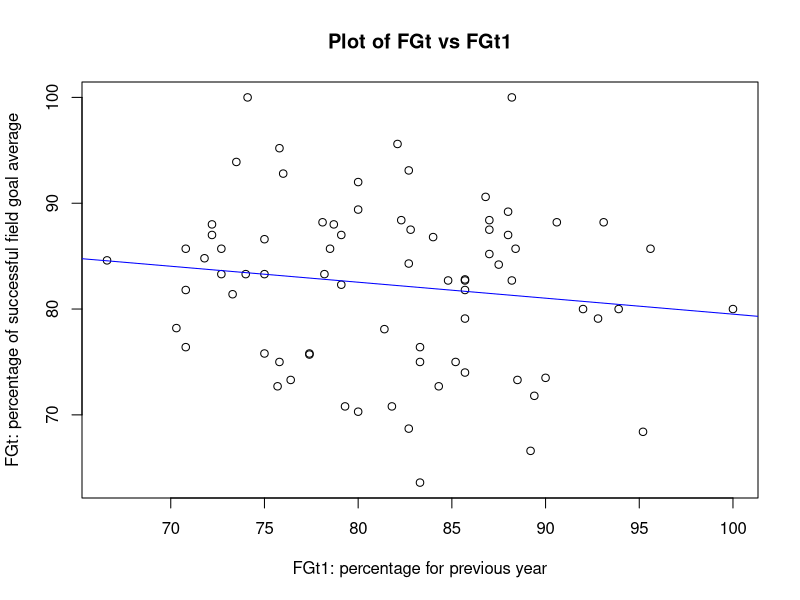
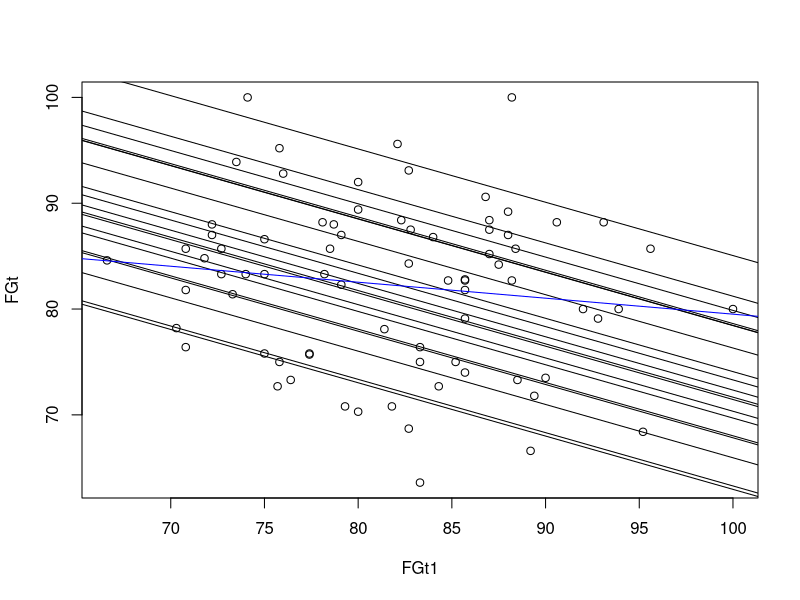

These figures' R source, in order:
## ---- chunk 1
goals <- read.table("FieldGoals.csv",header=TRUE,sep=",")
head(goals[,1:8]) 
## ---- chunk 2
lm1 <- lm(FGt~FGt1,data = goals)
summary(lm1)$coefficients
## ---- chunk 3
plot(goals$FGt1, goals$FGt, xlab="FGt1: percentage for previous year", ylab="FGt: percentage of successful field goal average", title("Plot of FGt vs FGt1"))
abline(summary(lm1)$coefficients[,"Estimate"],col="blue")
## ---- chunk 4
## Method 1
# Define each column seperately
dummy_1 <- rep(c(1,0),c(4,76-4))
dummy_2 <- rep(c(0,1,0),c(4,4,76-2*(4)))
dummy_3 <- rep(c(0,1,0),c(2*4,4,76-3*(4)))
dummy_4 <- rep(c(0,1,0),c(3*4,4,76-4*(4)))
dummy_5 <- rep(c(0,1,0),c(4*4,4,76-5*(4)))
dummy_6 <- rep(c(0,1,0),c(5*4,4,76-6*(4)))
dummy_7 <- rep(c(0,1,0),c(6*4,4,76-7*(4)))
dummy_8 <- rep(c(0,1,0),c(7*4,4,76-8*(4)))
dummy_9 <- rep(c(0,1,0),c(8*4,4,76-9*(4)))
dummy_10 <- rep(c(0,1,0),c(9*4,4,76-10*(4)))
dummy_11 <- rep(c(0,1,0),c(10*4,4,76-11*(4)))
dummy_12 <- rep(c(0,1,0),c(11*4,4,76-12*(4)))
dummy_13 <- rep(c(0,1,0),c(12*4,4,76-13*(4)))
dummy_14 <- rep(c(0,1,0),c(13*4,4,76-14*(4)))
dummy_15 <- rep(c(0,1,0),c(14*4,4,76-15*(4)))
dummy_16 <- rep(c(0,1,0),c(15*4,4,76-16*(4)))
dummy_17 <- rep(c(0,1,0),c(16*4,4,76-17*(4)))
dummy_18 <- rep(c(0,1,0),c(17*4,4,76-18*(4)))
dummy_19 <- rep(c(0,1,0),c(18*4,4,76-19*(4)))

# Define X
X1 <- cbind(goals$FGt1,dummy_1,dummy_2,dummy_3,dummy_4,dummy_5,dummy_6,dummy_7,dummy_8,dummy_9,dummy_10,dummy_11,dummy_12,dummy_13,dummy_14,dummy_15,dummy_16,dummy_17,dummy_18,dummy_19)

## Method 2
X2 <- matrix(nrow=76, ncol=20)
X2[,1] <- goals$FGt1 # First column corresponds to FGt1
for(i in 1:19){X2[,i+1] <- rep(c(0,1,0),c((i-1)*4,4,76-i*4))}
## ---- chunk 5
## Fit regression model
lm2 <- lm(FGt~FGt1+Name-1,data=goals)

## Check matrix equiavalence
X1X2 <- all.equal(X1,X2,check.attributes=FALSE, check.names=FALSE)
X1mmat <- all.equal(X1,model.matrix(lm2),check.attributes=FALSE, check.names=FALSE)
X2mmat <- all.equal(X2,model.matrix(lm2),check.attributes=FALSE, check.names=FALSE)

cat(" X1 and X2 are equal:", X1X2, "\n", "X1 and model.matrix(lm2) are equal:", X1mmat,
    "\n", "X2 and model.matrix(lm2) are equal:", X2mmat)


# We could also directly check using the following
X1X2 <- sum(X1==X2)/(20*76)
X1mmat <- sum(X1==model.matrix(lm2))/(20*76)
X2mmat <- sum(X1==model.matrix(lm2))/(20*76)
## ---- chunk 6
plot(FGt~FGt1,data=goals)
intercept <- as.numeric(lm2$coefficients[2:20])
slope <- lm2$coefficients[1]
for(i in 1:19){abline(a=intercept[i], b=slope)}
abline(summary(lm1)$coefficients[,"Estimate"],col="blue")
## ---- chunk 7
betahat <- lm2$coefficients
# Cov using output of lm
cov_betahat <- summary(lm2)$cov.unscaled
cov_betahat <- (summary(lm2)$sigma)^2 *cov_betahat

# Cov using matrix multiplication
X<- model.matrix(lm2)
cov_betaHat <- (summary(lm2)$sigma)^2 * solve(t(X)%*%X)

# Check that they are the same
all.equal(cov_betahat,cov_betaHat)
## ---- chunk 8
x<- c(rep(0,5),-1,rep(0,13),1)
diff <- x%*%betahat
mean_diff <- diff
var_diff <- x%*%cov_betahat%*%x
## ---- chunk 9
var_diff_direct <- cov_betaHat[6,6] + cov_betaHat[20,20] - 2*cov_betaHat[20,6]

#comparing the variances
cat(" Mean of diff:", mean_diff, "\n",
    "Variance using method (i):", var_diff, "\n",
    "Variance using method (i):", var_diff_direct)
## ---- chunk 10
# Define test statistic
z_stat <- diff/var_diff
# Find the p-value 
pnorm(z_stat,lower.tail = FALSE)
